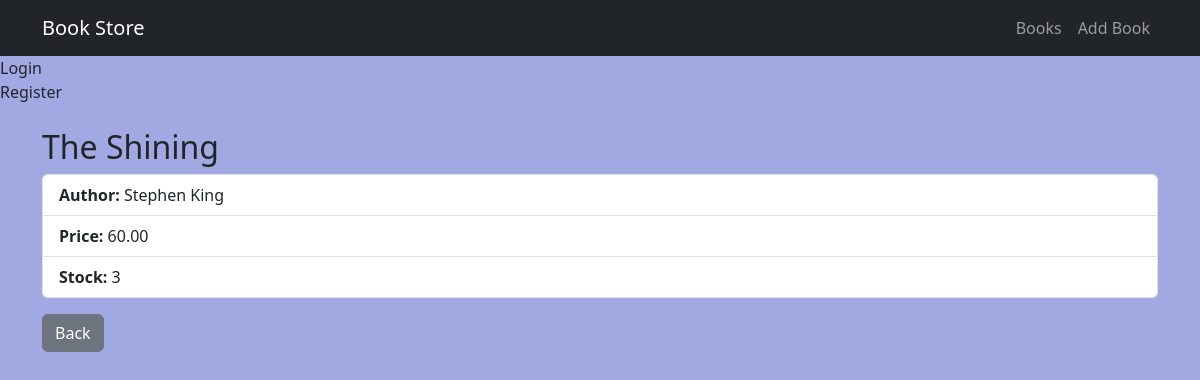
The page /books/2/ on the database its author committed.
### books/models.py (models this page shows, shortened)
class Book(models.Model):
    category = models.ForeignKey(
        Category,
        on_delete=models.CASCADE,
        related_name='books',
    )
    title = models.CharField(max_length=200)
    author = models.CharField(max_length=200)
    price = models.DecimalField(max_digits=10, decimal_places=2)
    description = models.TextField()
    stock = models.PositiveIntegerField(default=0)

### books/views.py (the view)
# urls.py: path('<int:pk>/', BookDetailView.as_view(), name='book_detail'),
class BookDetailView(DetailView):
    model = Book
    template_name = 'books/book_detail.html'

### books/templates/books/book_detail.html
{% extends "books/base.html" %}
{% block content %}
<h2>{{ object.title }}</h2>
<ul class="list-group mb-3">
    <li class="list-group-item">
        <strong>Author:</strong> {{ object.author }}
    </li>
    <li class="list-group-item">
        <strong>Price:</strong> {{ object.price }}
    </li>
    <li class="list-group-item">
        <strong>Stock:</strong> {{ object.stock }}
    </li>
</ul>
<a href="{% url 'books:book_list' %}" class="btn btn-secondary">
    Back
</a>
{% endblock %}

### books/static/css/style.css (style rules this page uses)
body { background: #a2a8e2; }

### rows shown on the page
Book: title "The Shining", author "Stephen King", price "60.00", stock "3"
